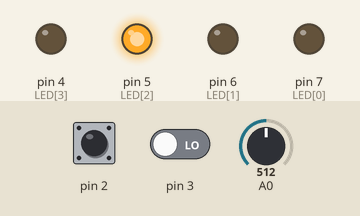
A sketch run on a simulated Arduino Uno, built with avr-gcc and run on an emulated ATmega328P. Shown: output pins drawn as LEDs (lit = HIGH). Dashed ring = blinking. The test bench sets the inputs (shaded band); at power-on: A0 = 512, pin 3 LOW, pin 2 HIGH. What the sketch prints to the serial monitor is not drawn.

Above: at 0.68 s.
1.3 s: A0 set to 900
At 1.62 s:
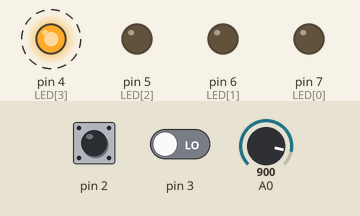
4.3 s: pin 3 driven HIGH
At 5.98 s:
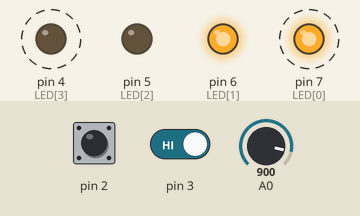
7.3 s: pin 3 driven LOW
At 8.18 s:
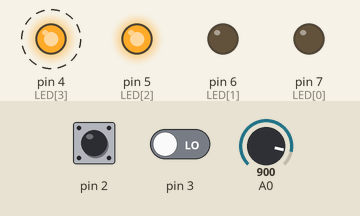
10.3 s: A0 set to 511
At 10.6 s:
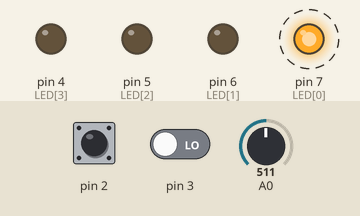
13.3 s: A0 set to 306
At 13.66 s:
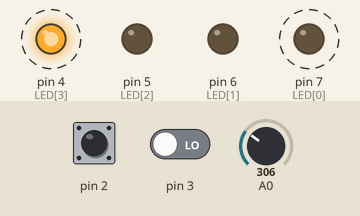
Timing chart, 0 to 17.3 s (numbered marks = the images above; inputs shaded):
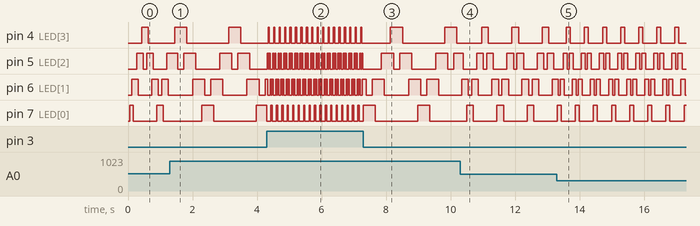

The sketch:

EX4.ino
```cpp
unsigned long meas;
unsigned long potPos;
int a=0;
int b=0;
bool fwd=1;
unsigned int currMillis;
unsigned int prevMillis;
unsigned int interval = 100;
int LED[4] = {7, 6, 5, 4};
int numLeds = 4;

void setup()
{
  for(int i=0;i<numLeds;i++)
  {
    pinMode(LED[i], OUTPUT);
  }
  pinMode(2, INPUT);
  pinMode(3, INPUT);
  digitalWrite(2, HIGH);
  Serial.begin(9600);
}

void loop()
{
  Serial.println("Int:");
  Serial.println(interval);
  if(digitalRead(3)){
    while(!digitalRead(2) && interval < 1000){
      meas = 1;
      while(!digitalRead(2)){
        Serial.println(meas++);
      }
    }
    interval = meas/(unsigned long)10;
  }
  else {
    potPos = analogRead(0);
    interval = 100*potPos/(unsigned long)1023;
  }

  currMillis = millis();
  if(currMillis - prevMillis >= interval)
  {
    prevMillis = currMillis;
    incrementState();
  }
}

void incrementState()
{
  if(a==0) fwd = 1;
  if(a==numLeds-1) fwd = 0;
  while(fwd){
    if(b==0){
      digitalWrite(LED[a], HIGH);
        b++;
        break;
    }
    if(a+1<=numLeds && b == 1){
        digitalWrite(LED[a+1], HIGH);
        b++;
        break;
    }
    if(b==2){
      digitalWrite(LED[a], LOW);
      a++;
      b=0;
      break;
    }
  }
  while(!fwd){
    if(b==0){
      digitalWrite(LED[a], HIGH);
        b++;
        break;
    }
    if(a-1>=0 && b == 1){
        digitalWrite(LED[a-1], HIGH);
        b++;
        break;
    }
    if(b==2){
      digitalWrite(LED[a], LOW);
      a--;
      b=0;
      break;
    }
  }
}
```

Measured:
- after the input at 1.3 s, pin 4 (LED[3]): alternates HIGH for 0.37 s and LOW for 1.3 s, starting after 0.14 s
- after the input at 4.3 s, pin 4 (LED[3]): alternates HIGH for 0.04 s and LOW for 0.13 s, starting after 0.05 s
- after the input at 7.3 s, pin 4 (LED[3]): alternates HIGH for 0.37 s and LOW for 1.3 s, starting after 0.84 s
- after the input at 10.3 s, pin 7 (LED[0]): alternates HIGH for 0.21 s and LOW for 0.73 s, starting after 0.20 s
- after the input at 13.3 s, pin 4 (LED[3]): alternates HIGH for 0.12 s and LOW for 0.44 s, starting after 0.29 s; pin 7 (LED[0]): alternates HIGH for 0.12 s and LOW for 0.44 s, starting after 0.13 s
- by itself, pin 5 (LED[2]): repeats every 0.56 s: LOW 0.06 s, HIGH 0.12 s, LOW 0.25 s, HIGH 0.12 s
- by itself, pin 6 (LED[1]): repeats every 0.56 s: HIGH 0.12 s, LOW 0.25 s, HIGH 0.12 s, LOW 0.06 s
